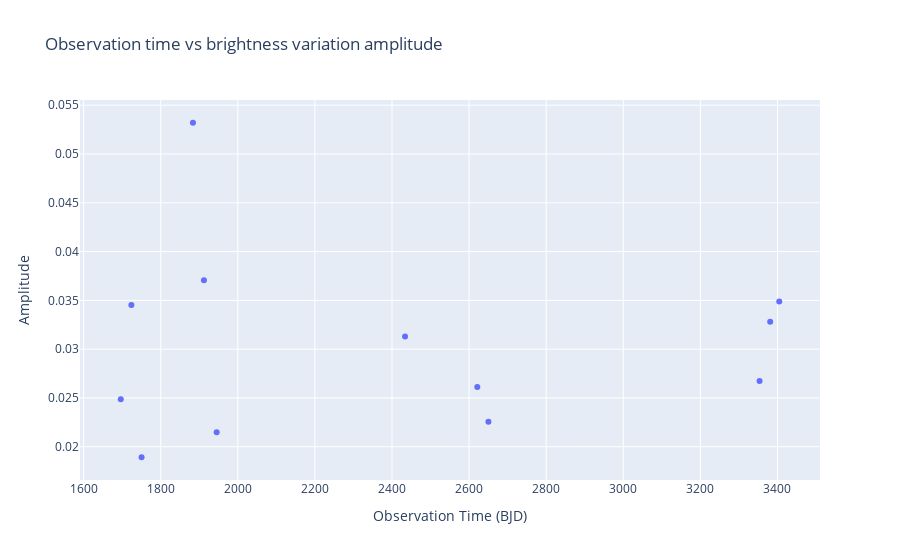

The notebook cell saved with this chart:
### Markdown cell above
## Statistical analysis (class variables)

### Code cell
# Correlation between time and amplitude
fig = px.scatter(
    x=FlareDetector_EK_Dra.array_observation_time,
    y=FlareDetector_EK_Dra.array_amplitude,
    title="Observation time vs brightness variation amplitude",
    labels={"x": "Observation Time (BJD)", "y": "Amplitude"}
)
fig.show()

### Figure 1 — Plotly figure (JSON) as saved in the notebook; plotly's stock layout.template omitted (floating-point values rounded to 4 significant figures)
{"data": [{"hovertemplate": "Observation Time (BJD)=%{x}<br>Amplitude=%{y}<extra></extra>", "legendgroup": "", "marker": {"color": "#636efa", "symbol": "circle"}, "mode": "markers", "name": "", "orientation": "v", "showlegend": false, "type": "scatter", "x": [1696.0, 1724.0, 1750.0, 1884.0, 1912.0, 1945.0, 2434.0, 2621.0, 2650.0, 3354.0, 3381.0, 3405.0], "xaxis": "x", "y": [0.02486, 0.03453, 0.01892, 0.0532, 0.03707, 0.02149, 0.0313, 0.02613, 0.02255, 0.02673, 0.03281, 0.03488], "yaxis": "y"}], "layout": {"legend": {"tracegroupgap": 0}, "title": {"text": "Observation time vs brightness variation amplitude"}, "xaxis": {"anchor": "y", "domain": [0, 1], "title": {"text": "Observation Time (BJD)"}}, "yaxis": {"anchor": "x", "domain": [0, 1], "title": {"text": "Amplitude"}}}}
